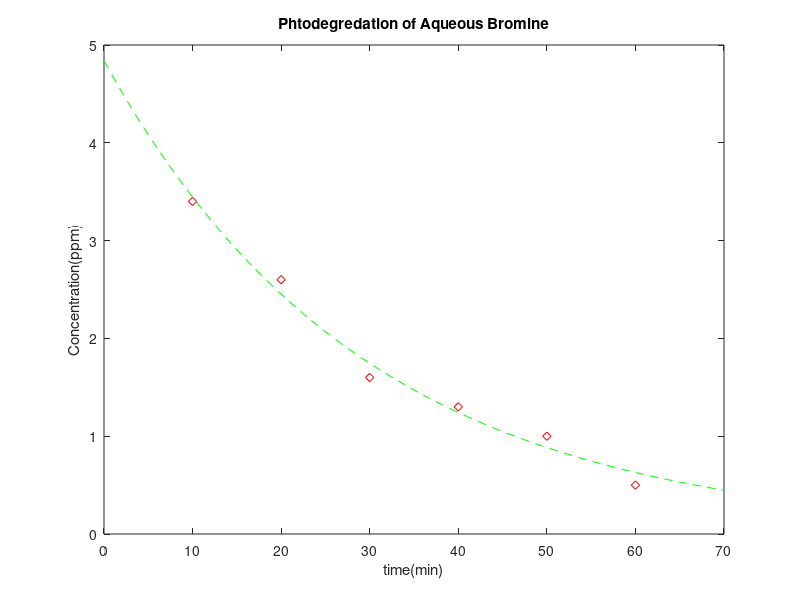

Write the MATLAB code that produced this figure.
clear
clc
%%Homework 2
%Written by: Brooklyn Murphy 
%Written on: 8/26/2018

%Concentration vs. Time for Photodegredation of Aqueous Bromine

%t=time (minutes)
t=[10:10:60];
%c=concentration (ppm)
c=[3.4,2.6,1.6,1.3,1,0.5];
%T=time (minutes)
T=linspace(0,70);
%Function of Concentration vs. Time
cT=4.84*exp(-.034*T);

%Plot both the data (using red diamond shaped) and the function (using a
    %green dashed line)
plot(T,cT,'--g',t,c,'dr')

%Label the x and y axis and the title
title('Phtodegredation of Aqueous Bromine')
xlabel('time(min)')
ylabel('Concentration(ppm)')